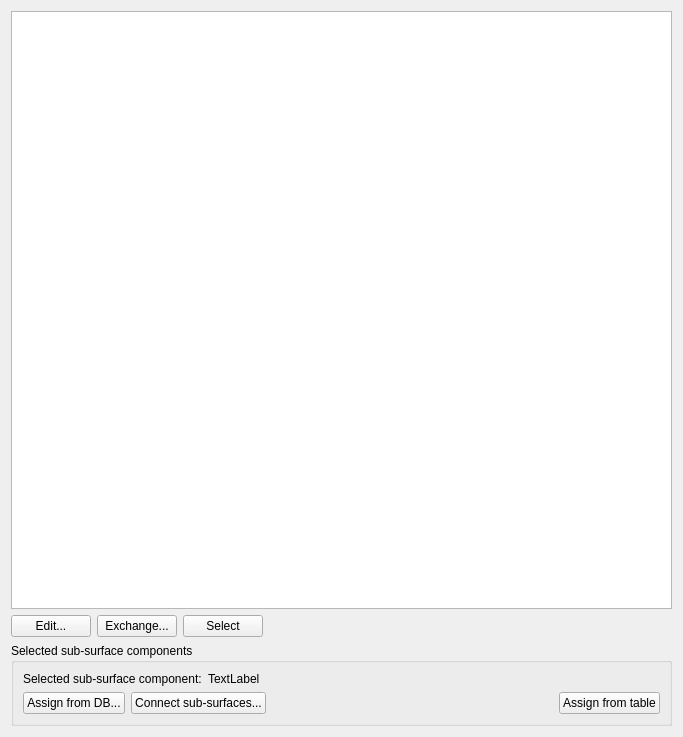
<?xml version="1.0" encoding="UTF-8"?>
<ui version="4.0">
 <class>SVPropBuildingSubComponentsWidget</class>
 <widget class="QWidget" name="SVPropBuildingSubComponentsWidget">
  <property name="geometry">
   <rect>
    <x>0</x>
    <y>0</y>
    <width>683</width>
    <height>737</height>
   </rect>
  </property>
  <property name="windowTitle">
   <string>Form</string>
  </property>
  <layout class="QGridLayout" name="gridLayout">
   <item row="0" column="0" colspan="4">
    <widget class="QTableWidget" name="tableWidgetSubSurfaceComponents"/>
   </item>
   <item row="1" column="0">
    <widget class="QPushButton" name="pushButtonEditSubSurfaceComponents">
     <property name="text">
      <string>Edit...</string>
     </property>
     <property name="iconSize">
      <size>
       <width>24</width>
       <height>24</height>
      </size>
     </property>
    </widget>
   </item>
   <item row="1" column="1">
    <widget class="QPushButton" name="pushButtonExchangeSubSurfaceComponents">
     <property name="toolTip">
      <string>Replaces the component association of all objects with the currently selected component.</string>
     </property>
     <property name="text">
      <string>Exchange...</string>
     </property>
    </widget>
   </item>
   <item row="1" column="2">
    <widget class="QPushButton" name="pushButtonSelectObjectsWithSubSurfaceComponent">
     <property name="toolTip">
      <string>Selects all objects/surfaces which are associated with the selected component.</string>
     </property>
     <property name="text">
      <string>Select</string>
     </property>
    </widget>
   </item>
   <item row="1" column="3">
    <spacer name="horizontalSpacer_7">
     <property name="orientation">
      <enum>Qt::Horizontal</enum>
     </property>
     <property name="sizeHint" stdset="0">
      <size>
       <width>399</width>
       <height>20</height>
      </size>
     </property>
    </spacer>
   </item>
   <item row="2" column="0" colspan="4">
    <widget class="QGroupBox" name="groupBoxSelectedSubComponent">
     <property name="title">
      <string>Selected sub-surface components</string>
     </property>
     <layout class="QGridLayout" name="gridLayout_10">
      <item row="0" column="0">
       <widget class="QLabel" name="label_5">
        <property name="text">
         <string>Selected sub-surface component:</string>
        </property>
       </widget>
      </item>
      <item row="1" column="0" colspan="2">
       <layout class="QHBoxLayout" name="horizontalLayout_3">
        <item>
         <widget class="QPushButton" name="pushButtonAssignSubSurfaceComponent">
          <property name="text">
           <string>Assign from DB...</string>
          </property>
          <property name="iconSize">
           <size>
            <width>24</width>
            <height>24</height>
           </size>
          </property>
         </widget>
        </item>
        <item>
         <widget class="QPushButton" name="pushButtonAssignInsideSubSurfaceComponent">
          <property name="text">
           <string>Connect sub-surfaces...</string>
          </property>
         </widget>
        </item>
        <item>
         <spacer name="horizontalSpacer_8">
          <property name="orientation">
           <enum>Qt::Horizontal</enum>
          </property>
          <property name="sizeHint" stdset="0">
           <size>
            <width>558</width>
            <height>20</height>
           </size>
          </property>
         </spacer>
        </item>
        <item>
         <widget class="QPushButton" name="pushButtonAssignComponentFromTable">
          <property name="toolTip">
           <string>Assign the sub-surface component selected in the table above to all currently selected sub-surfaces.</string>
          </property>
          <property name="text">
           <string>Assign from table</string>
          </property>
         </widget>
        </item>
       </layout>
      </item>
      <item row="0" column="1">
       <widget class="QLabel" name="labelSelectedSubSurfaceComponents">
        <property name="sizePolicy">
         <sizepolicy hsizetype="Expanding" vsizetype="Preferred">
          <horstretch>0</horstretch>
          <verstretch>0</verstretch>
         </sizepolicy>
        </property>
        <property name="text">
         <string>TextLabel</string>
        </property>
       </widget>
      </item>
     </layout>
    </widget>
   </item>
  </layout>
 </widget>
 <resources/>
 <connections/>
</ui>
